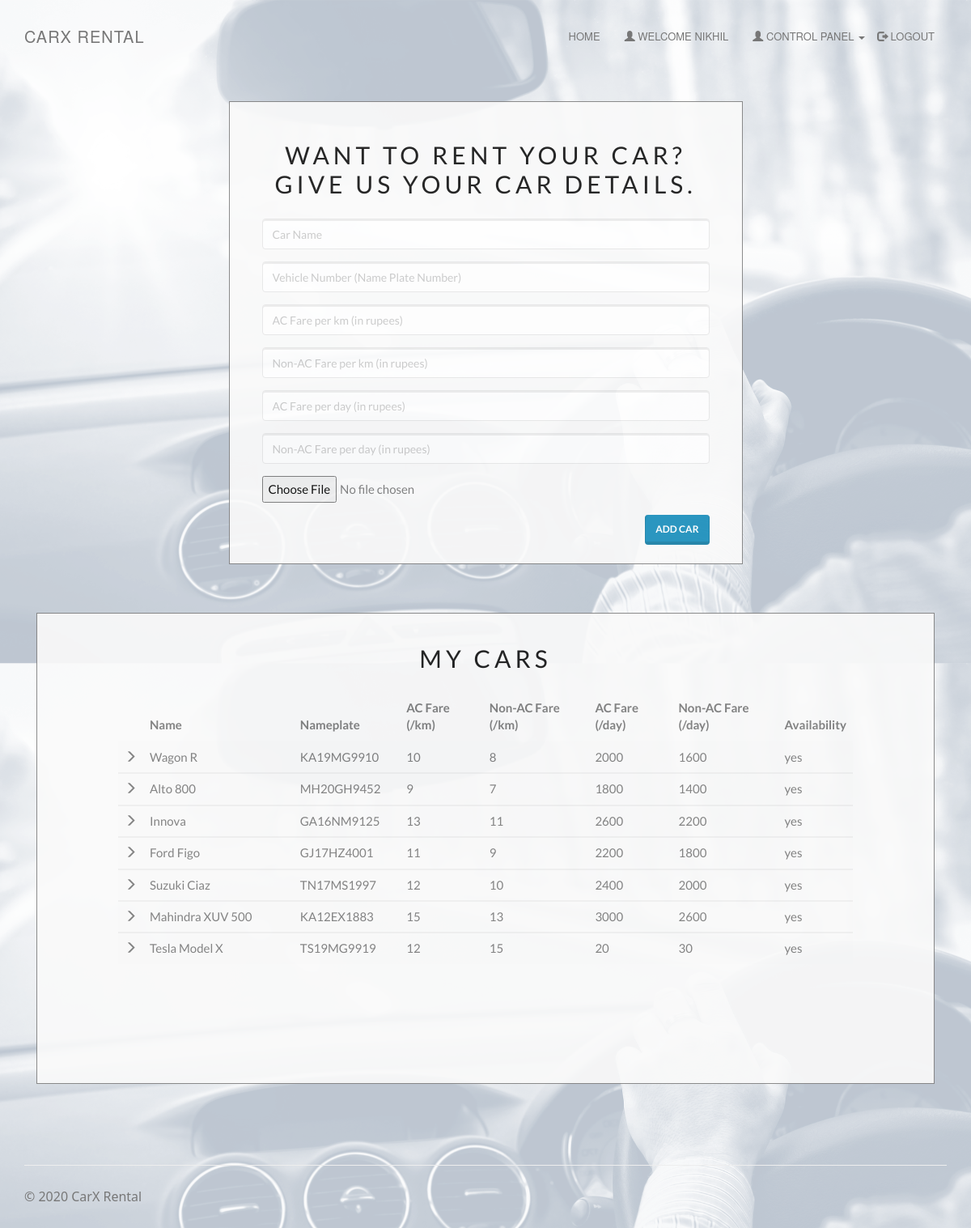
/entercar.php (signed in), run on the app's committed database.
### tables this page shows
CREATE TABLE `cars` (
  `car_id` int(20) NOT NULL,
  `car_name` varchar(50) NOT NULL,
  `car_nameplate` varchar(50) NOT NULL,
  `car_img` varchar(50) DEFAULT 'NA',
  `ac_price` float NOT NULL,
  `non_ac_price` float NOT NULL,
  `ac_price_per_day` float NOT NULL,
  `non_ac_price_per_day` float NOT NULL,
  `car_availability` varchar(10) NOT NULL
);

### entercar.php (the view, shortened to what this page needs)
<!DOCTYPE html>
<html>
<?php
include('session_client.php'); ?>
<head>
  <link rel="stylesheet" href="assets/bootstrap/css/bootstrap.min.css">
  <link rel="stylesheet" href="assets/fonts/font-awesome.min.css">
  <link rel="stylesheet" type="text/css" href="assets/css/customerlogin.css">
  <link rel="stylesheet" href="assets/w3css/w3.css">
  <link rel="stylesheet" type="text/css" media="screen" href="assets/css/clientpage.css" />
    <link rel="stylesheet" href="assets/css/user.css">
</head>
<body>
    <nav class="navbar navbar-custom navbar-fixed-top" role="navigation" >
        <div class="container">
            <div class="navbar-header">
                <a class="navbar-brand page-scroll" href="index.php">CARX RENTAL </a>
            </div>
            <?php
                if(isset($_SESSION['login_client'])){
            ?>
            <div class="collapse navbar-collapse navbar-right navbar-main-collapse">
                <ul class="nav navbar-nav">
                    <li>
                        <a href="index.php">Home</a>
                    </li>
                    <li>
                        <a href="#"><span class="glyphicon glyphicon-user"></span> Welcome <?php echo $_SESSION['login_client']; ?></a>
                    </li>
                    <li>
                    <ul class="nav navbar-nav navbar-right">
            <li><a href="#" class="dropdown-toggle active" data-toggle="dropdown" role="button" aria-haspopup="true" aria-expanded="false"><span class="glyphicon glyphicon-user"></span> Control Panel <span class="caret"></span> </a>
            </li>
          </ul>
                    </li>
                    <li>
                        <a href="logout.php"><span class="glyphicon glyphicon-log-out"></span> Logout</a>
                    </li>
                </ul>
            </div>
            <?php
                }
                ?>
        </div>
    </nav>
    <div class="container" style="margin-top: 65px;" >
    <div class="col-md-7" style="float: none; margin: 0 auto;">
      <div class="form-area">
        <form role="form" action="entercar1.php" enctype="multipart/form-data" method="POST">
        <br style="clear: both">
          <h3 style="margin-bottom: 25px; text-align: center; font-size: 30px;"> Want to rent your car? Give us your car details. </h3>
          <div class="form-group">
            <input type="text" class="form-control" id="car_name" name="car_name" placeholder="Car Name " required autofocus="">
          </div>
          <div class="form-group">
            <input type="text" class="form-control" id="car_nameplate" name="car_nameplate" placeholder="Vehicle Number (Name Plate Number)" required>
          </div>
          <div class="form-group">
            <input type="text" class="form-control" id="ac_price" name="ac_price" placeholder="AC Fare per km (in rupees)" required>
          </div>
          <div class="form-group">
            <input type="text" class="form-control" id="non_ac_price" name="non_ac_price" placeholder="Non-AC Fare per km (in rupees)" required>
          </div>
          <div class="form-group">
            <input type="text" class="form-control" id="ac_price_per_day" name="ac_price_per_day" placeholder="AC Fare per day (in rupees)" required>
          </div>
          <div class="form-group">
            <input type="text" class="form-control" id="non_ac_price_per_day" name="non_ac_price_per_day" placeholder="Non-AC Fare per day (in rupees)" required>
          </div>
          <div class="form-group">
            <input name="uploadedimage" type="file">
          </div>
           <button type="submit" id="submit" name="submit" class="btn btn-primary pull-right"> Add car</button>
        </form>
      </div>
    </div>
        <div class="col-md-12" style="float: none; margin: 0 auto;">
    <div class="form-area" style="padding: 0px 100px 100px 100px;">
        <form action="" method="POST">
        <br style="clear: both">
          <h3 style="margin-bottom: 25px; text-align: center; font-size: 30px;"> My Cars </h3>
<?php
$user_check=$_SESSION['login_client'];
$sql = "SELECT * FROM cars WHERE car_id IN (SELECT car_id FROM clientcars WHERE client_username='$user_check');";
$result = mysqli_query($conn, $sql);
if (mysqli_num_rows($result) > 0) {
  ?>
<div style="overflow-x:auto;">
  <table class="table table-striped">
    <thead class="thead-dark">
      <tr>
        <th></th>
        <th width="24%"> Name</th>
        <th width="15%"> Nameplate </th>
        <th width="13%"> AC Fare (/km) </th>
        <th width="17%"> Non-AC Fare (/km)</th>
        <th width="13%"> AC Fare (/day)</th>
        <th width="17%"> Non-AC Fare (/day)</th>
        <th width="1%"> Availability </th>
      </tr>
    </thead>
    <?PHP
      while($row = mysqli_fetch_assoc($result)){
    ?>
  <tbody>
    <tr>
      <td> <span class="glyphicon glyphicon-menu-right"></span> </td>
      <td><?php echo $row["car_name"]; ?></td>
      <td><?php echo $row["car_nameplate"]; ?></td>
      <td><?php echo $row["ac_price"]; ?></td>
      <td><?php echo $row["non_ac_price"]; ?></td>
      <td><?php echo $row["ac_price_per_day"]; ?></td>
      <td><?php echo $row["non_ac_price_per_day"]; ?></td>
      <td><?php echo $row["car_availability"]; ?></td>
    </tr>
  </tbody>
  <?php } ?>
  </table>
  </div>
    <br>
  <?php } else { ?>
  <h4><center>0 Cars available</center> </h4>
  <?php } ?>
        </form>
</div>
        </div>
    </div>
</body>
<footer class="site-footer">
        <div class="container">
            <hr>
            <div class="row">
                <div class="col-sm-6">
                    <h5>© 2020 CarX Rental</h5>
                </div>
            </div>
        </div>
    </footer>
</html>

### assets/css/customerlogin.css (style rules this page uses)
body, html { height: 100%; }
body { padding-top: 50px; background: url("../../assets/img/forcustomer.png"); background-size: 100%; }
footer { display: block; }

### assets/w3css/w3.css (style rules this page uses)
*,*:before,*:after { box-sizing:inherit }
html { -ms-text-size-adjust:100%;-webkit-text-size-adjust:100% }
body { margin:0 }
article,aside,details,figcaption,figure,footer,header,main,menu,nav,section,summary { display:block }
a { background-color:transparent;-webkit-text-decoration-skip:objects }
hr { box-sizing:content-box;height:0;overflow:visible }
button,input,select,textarea { font:inherit;margin:0 }
button,input { overflow:visible }
button,select { text-transform:none }
button,html [type=button],[type=reset],[type=submit] { -webkit-appearance:button }
html,body { font-family:Verdana,sans-serif;font-size:15px;line-height:1.5 }
html { overflow-x:hidden }
h3 { font-size:24px }
h5 { font-size:18px }
h1,h2,h3,h4,h5,h6 { font-family:"Segoe UI",Arial,sans-serif;font-weight:400;margin:10px 0 }
hr { border:0;border-top:1px solid #eee;margin:20px 0 }
a { color:inherit }

### assets/css/clientpage.css (style rules this page uses)
.form-area { background-color: #FAFAFA; padding: 10px 40px 60px; margin: 10px 0px 60px; border: 1px solid GREY; opacity: 0.9; }

### assets/css/user.css (style rules this page uses)
body, html { height: 100%; margin: 0; font: 400 15px/1.8 "Lato", sans-serif; color: #777; }
.navbar-custom { margin-bottom: 0; border-bottom: 1px solid rgba(255, 255, 255, .3); text-transform: uppercase; font-family: Montserrat, "Helvetica Neue", Helvetica, Arial, sans-serif; background-color: white; }
.navbar-custom .navbar-brand { font-size: 20px; text-transform: none; letter-spacing: 1px; }
.navbar-custom .nav li a { -webkit-transition: background .3s ease-in-out; -moz-transition: background .3s ease-in-out; transition: background .3s ease-in-out; }
@media (min-width:768px) { .navbar-custom { padding: 20px 0; border-bottom: 0; font-size: 13px; background: 0 0; -webkit-transition: background .5s ease-in-out, padding .5s ease-in-out; -moz-transition: background .5s ease-in-out, padding .5s ease-in-out; transition: background .5s ease-in-out, padding .5s ease-in-out; } }
h3 { letter-spacing: 5px; text-transform: uppercase; font: 20px "Lato", sans-serif; color: #111; }
.site-footer { padding: 20px 0; text-align: center; }
@media (min-width:768px) { .site-footer h5 { text-align: left; } }
.site-footer h5 { color: inherit; font-size: 16px; }

### data on the page
cars: car_name "Wagon R", car_nameplate "KA19MG9910", ac_price "10", non_ac_price "8", ac_price_per_day "2000", non_ac_price_per_day "1600", car_availability "yes"
cars: car_name "Alto 800", car_nameplate "MH20GH9452", ac_price "9", non_ac_price "7", ac_price_per_day "1800", non_ac_price_per_day "1400", car_availability "yes"
cars: car_name "Innova", car_nameplate "GA16NM9125", ac_price "13", non_ac_price "11", ac_price_per_day "2600", non_ac_price_per_day "2200", car_availability "yes"
cars: car_name "Ford Figo", car_nameplate "GJ17HZ4001", ac_price "11", non_ac_price "9", ac_price_per_day "2200", non_ac_price_per_day "1800", car_availability "yes"
cars: car_name "Suzuki Ciaz", car_nameplate "TN17MS1997", ac_price "12", non_ac_price "10", ac_price_per_day "2400", non_ac_price_per_day "2000", car_availability "yes"
cars: car_name "Mahindra XUV 500", car_nameplate "KA12EX1883", ac_price "15", non_ac_price "13", ac_price_per_day "3000", non_ac_price_per_day "2600", car_availability "yes"
cars: car_name "Tesla Model X", car_nameplate "TS19MG9919", ac_price "12", non_ac_price "15", ac_price_per_day "20", non_ac_price_per_day "30", car_availability "yes"

### other printed values
$_SESSION['login_client'] "NIKHIL"
